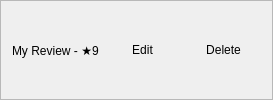
                   <widget class="QFrame" name="frame_112">
                    <property name="frameShape">
                     <enum>QFrame::StyledPanel</enum>
                    </property>
                    <property name="frameShadow">
                     <enum>QFrame::Raised</enum>
                    </property>
                    <layout class="QHBoxLayout" name="horizontalLayout_51">
                     <item>
                      <widget class="QLabel" name="myrating_moviedetails">
                       <property name="styleSheet">
                        <string notr="true">font: 16pt &quot;Bahnschrift SemiCondensed&quot;;</string>
                       </property>
                       <property name="text">
                        <string>My Review - ★9</string>
                       </property>
                      </widget>
                     </item>
                     <item>
                      <widget class="QPushButton" name="editreviewbutton_moviedetails">
                       <property name="minimumSize">
                        <size>
                         <width>75</width>
                         <height>31</height>
                        </size>
                       </property>
                       <property name="maximumSize">
                        <size>
                         <width>75</width>
                         <height>31</height>
                        </size>
                       </property>
                       <property name="styleSheet">
                        <string notr="true">QPushButton{
	color: rgb(0, 0, 0);
	background-color: rgba(255, 255, 255, 0);
	border-radius: 15px;
	font: 10pt &quot;Bahnschrift SemiCondensed&quot;;
}

QPushButton::hover{
	color: rgb(0, 0, 0);
	background-color: rgb(0, 0, 0, 30);
	border-radius: 15px;
	font: 10pt &quot;Bahnschrift SemiCondensed&quot;;
}


</string>
                       </property>
                       <property name="text">
                        <string>Edit</string>
                       </property>
                      </widget>
                     </item>
                     <item>
                      <widget class="QPushButton" name="deletereviewbutton_moviedetails">
                       <property name="minimumSize">
                        <size>
                         <width>75</width>
                         <height>31</height>
                        </size>
                       </property>
                       <property name="maximumSize">
                        <size>
                         <width>75</width>
                         <height>31</height>
                        </size>
                       </property>
                       <property name="styleSheet">
                        <string notr="true">QPushButton{
	color: rgb(0, 0, 0);
	background-color: rgba(255, 255, 255, 0);
	border-radius: 15px;
	font: 10pt &quot;Bahnschrift SemiCondensed&quot;;
}

QPushButton::hover{
	color: rgb(0, 0, 0);
	background-color: rgb(0, 0, 0, 30);
	border-radius: 15px;
	font: 10pt &quot;Bahnschrift SemiCondensed&quot;;
}


</string>
                       </property>
                       <property name="text">
                        <string>Delete</string>
                       </property>
                      </widget>
                     </item>
                    </layout>
                   </widget>
